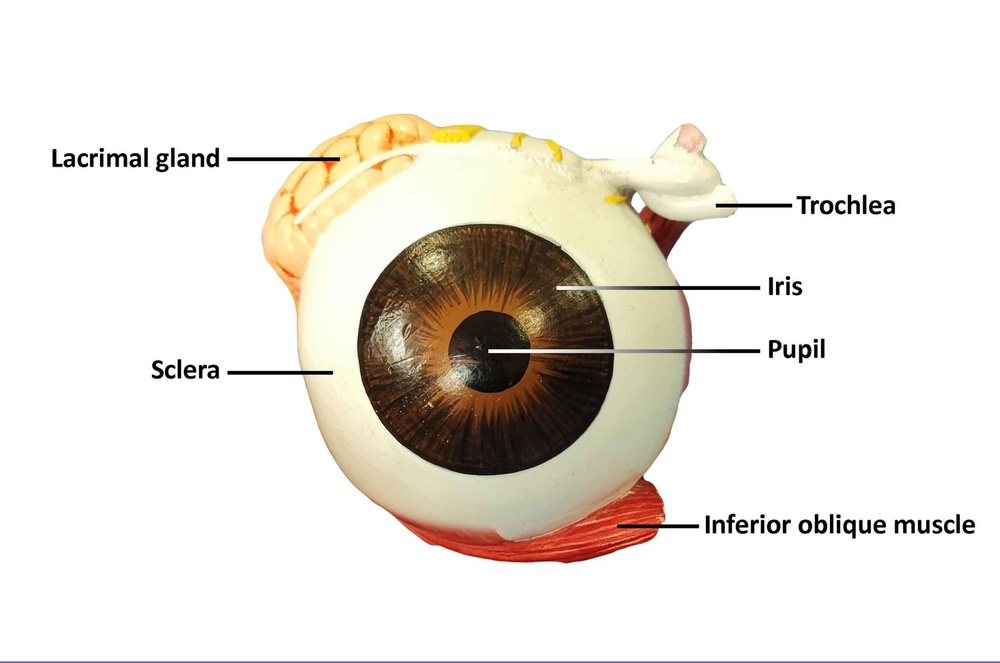
#> input picture neuro_booklet/assets/figs_a6/a_eye_front.jpg, 1000 x 663 px, shrunk from 1500 x 995 before the run, found by its file name
$ python anat6_refs.py
#> lines starting #> are read from the running program, lines starting #| are printed output that depends on the picture
# -*- coding: utf-8 -*-
"""شکل‌های منبع و کادرهای مقابله — جلسهٔ ۶ آناتومی (مولاژها و لام‌ها)."""

FA6 = "neuro_booklet/assets/figs_a6/"


def FIG(path, cap, src):
    """نسبت عرض و بیشترین ارتفاع را از خود فایل می‌خواند."""
#> called with src = 'برش از آناتومی عملی، ص ۳.'
    from PIL import Image
    w, h = Image.open(path).size
#> w = 1000; h = 663
    ratio, maxh = (0.86, 74) if w >= h else (0.62, 66)
#> ratio = 0.86; maxh = 74
    if h > w * 1.15:
        ratio, maxh = 0.52, 62
    return ("fig", path, cap, src, ratio, maxh)


SRC_FIGS = {
    2: [FIG(FA6 + "a_eye_front.jpg",
            "شکل ۱ — کرهٔ چشم از نمای جلو (مولاژ ص ۳): صلبیه، عنبیه، مردمک، غدهٔ اشکی، قرقره و مایل تحتانی",
            "برش از آناتومی عملی، ص ۳."),
        FIG(FA6 + "a_eye_muscles_front.jpg",
            "شکل ۲ — همان کره از نمای دوم (مولاژ ص ۹): قرنیه، صلبیه، عنبیه، مردمک و چهار رکتوس",
            "برش از آناتومی عملی، ص ۹.")],
    3: [FIG(FA6 + "a_orbit_lat.jpg",
            "شکل ۳ — محتویات اوربیت از نمای طرفی: چهار رکتوس، دو مایل، III، IV، VI، V1 و گانگلیون مژگانی",
            "برش از آناتومی عملی، ص ۴.")],
    4: [FIG(FA6 + "a_so_trochlea.jpg",
            "شکل ۴ — قرقره و عضلهٔ مایل فوقانی با عصب تروکلئار در گوشهٔ بالا-داخلی اوربیت",
            "برش از آناتومی عملی، ص ۵.")],
    5: [FIG(FA6 + "a_lacrimal_model.jpg",
            "شکل ۵ — دستگاه اشکی روی مولاژ: غده، تارس‌ها، کارونکل، کانال‌های اشکی و مجرای بینی‌اشکی",
            "برش از آناتومی عملی، ص ۸."),
        FIG(FA6 + "a_lacrimal_skull.jpg",
            "شکل ۶ — همان دستگاه روی مدل جمجمه: دو بخش غده، کیسهٔ اشکی، مجرای بینی‌اشکی و عصب اینفرااوربیتال",
            "برش از آناتومی عملی، ص ۱۳.")],
    6: [FIG(FA6 + "a_ophthalmic_artery.jpg",
            "شکل ۷ — عروق اوربیت از نمای بالا: شریان افتالمیک، سوپراوربیتال، اشکی و مژگانی‌های خلفی",
            "برش از آناتومی عملی، ص ۱۵."),
        FIG(FA6 + "a_orbit_vessels.jpg",
            "شکل ۸ — سیاهرگ‌های افتالمیک فوقانی و تحتانی در کنار شریان و عصب مژگانی",
            "برش از آناتومی عملی، ص ۲۱.")],
    7: [FIG(FA6 + "a_orbit_above_nerves.jpg",
            "شکل ۹ — اعصاب اوربیت از نمای بالا: V1 با سه شاخهٔ فرونتال، اشکی و نازوسیلیاری",
            "برش از آناتومی عملی، ص ۶."),
        FIG(FA6 + "a_orbit_nerves.jpg",
            "شکل ۱۰ — گانگلیون مژگانی، اعصاب مژگانی بلند و کوتاه و اعصاب اتموئیدال",
            "برش از آناتومی عملی، ص ۱۶."),
        FIG(FA6 + "a_ciliary_ganglion.jpg",
            "شکل ۱۱ — گانگلیون مژگانی روی مدل استخوانی اوربیت در کنار عصب بینایی و رکتوس طرفی",
            "برش از آناتومی عملی، ص ۲۵.")],
    8: [FIG(FA6 + "a_orbital_apex.jpg",
            "شکل ۱۲ — قلهٔ اوربیت: عصب بینایی، III، IV، VI، V1 و V2 در کنار کاروتید داخلی",
            "برش از آناتومی عملی، ص ۲۷.")],
    9: [FIG(FA6 + "a_cavernous.jpg",
            "شکل ۱۳ — کیاسم بینایی، کاروتید داخلی و اعصاب V1، V2 و V3 در ناحیهٔ سینوس کاورنوس",
            "برش از آناتومی عملی، ص ۱۸."),
        FIG(FA6 + "a_cn6_base.jpg",
            "شکل ۱۴ — عصب ابدوسنس روی سطح داخلی رکتوس طرفی در پایهٔ جمجمه، همراه V2 و V3",
            "برش از آناتومی عملی، ص ۲۰.")],
    10: [FIG(FA6 + "a_orbit_bone.jpg",
             "شکل ۱۵ — کرهٔ چشم در اوربیت استخوانی از نمای طرفی با رکتوس‌ها و مایل تحتانی",
             "برش از آناتومی عملی، ص ۲۴.")],
    11: [FIG(FA6 + "a_eye_section.jpg",
             "شکل ۱۶ — برش افقی کره: اتاقک قدامی، عدسی، زونول، جسم مژگانی، اُرا سراتا و عصب بینایی",
             "برش از آناتومی عملی، ص ۳۰.")],
    12: [FIG(FA6 + "a_retina_disc.jpg",
             "شکل ۱۷ — دیسک بینایی روی سطح داخلی کره در کنار عدسی، زونول و اُرا سراتا",
             "برش از آناتومی عملی، ص ۳۱.")],
    13: [FIG(FA6 + "a_auricle.jpg",
             "شکل ۱۸ — لالهٔ گوش روی مولاژ: هلیکس، آنتی‌هلیکس با دو پایه، حفرهٔ مثلثی، اسکافا، کونکا، تراگوس و لوبول",
             "برش از آناتومی عملی، ص ۳۴.")],
    14: [FIG(FA6 + "a_coronal_ext_mid.jpg",
             "شکل ۱۹ — برش کرونال گوش بیرونی و میانی: غضروف، چربی، مجرای گوش و پردهٔ صماخ",
             "برش از آناتومی عملی، ص ۳۵."),
         FIG(FA6 + "a_tm_lateral.jpg",
             "شکل ۲۰ — پردهٔ صماخ از نمای خارجی: دستهٔ چکشی، آمبو، مخروط نور، پارس تنزا و فلاسیدا",
             "برش از آناتومی عملی، ص ۴۴.")],
    15: [FIG(FA6 + "a_medial_wall.jpg",
             "شکل ۲۱ — جدار داخلی حفرهٔ تمپان: دماغه، پنجرهٔ گرد، کانال فاسیال، برجستگی هرمی و رکابی",
             "برش از آناتومی عملی، ص ۴۲."),
         FIG(FA6 + "a_tm_medial.jpg",
             "شکل ۲۲ — همان حفره از سمت پرده: پرده، چین‌های چکشی و مخروط نور",
             "برش از آناتومی عملی، ص ۴۳.")],
    16: [FIG(FA6 + "a_ossicles.jpg",
             "شکل ۲۳ — چکشی و سندانی با پردهٔ صماخ و تاندون تنسور تیمپانی",
             "برش از آناتومی عملی، ص ۴۵."),
         FIG(FA6 + "a_stapes.jpg",
             "شکل ۲۴ — رکابی: سر، دو بازو و قاعده (فوت‌پلیت) روی پنجرهٔ بیضی",
             "برش از آناتومی عملی، ص ۴۶.")],
    17: [FIG(FA6 + "a_sagittal_head.jpg",
             "شکل ۲۵ — برش سر با سه بخش گوش: تنسور تیمپانی، شیپور استاش و کاروتید داخلی",
             "برش از آناتومی عملی، ص ۳۹."),
         FIG(FA6 + "a_coronal_inner.jpg",
             "شکل ۲۶ — برش کرونال عمیق: گوش درونی، کاروتید داخلی، تنسور تیمپانی و شیپور استاش",
             "برش از آناتومی عملی، ص ۳۶.")],
    18: [FIG(FA6 + "a_labyrinth_cn8.jpg",
             "شکل ۲۷ — لابیرنت با زوج VIII: گانگلیون دهلیزی، اعصاب دهلیزی و حلزونی و عصب فاسیال",
             "برش از آناتومی عملی، ص ۴۰."),
         FIG(FA6 + "a_windows.jpg",
             "شکل ۲۸ — پنجرهٔ بیضی و پنجرهٔ گرد روی لابیرنت، با آمپول‌های مجاری",
             "برش از آناتومی عملی، ص ۴۹."),
         FIG(FA6 + "a_labyrinth_cn7.jpg",
             "شکل ۲۹ — لابیرنت با عصب فاسیال، اعصاب حلزونی و دهلیزی، آمپول‌ها و قاعدهٔ رکابی",
             "برش از آناتومی عملی، ص ۵۰.")],
    19: [FIG(FA6 + "a_cochlea_cut.jpg",
             "شکل ۳۰ — حلزون نصف‌شده: بخش دهلیزی، هلیکوترما و سه اسکالای دهلیزی، میانی و صماخی",
             "برش از آناتومی عملی، ص ۴۸.")],
    20: [FIG(FA6 + "b_eyeball.jpg",
             "شکل ۳۱ — لام کرهٔ چشم: قرنیه، اتاقک قدامی و خلفی، عنبیه، مردمک و عدسی",
             "برش از لام‌های حواس ویژه، ص ۲.")],
    21: [FIG(FA6 + "b_ciliary.jpg",
             "شکل ۳۲ — لام جسم مژگانی: کانال شلیم، شبکهٔ ترابکولار، عضله و زوائد مژگانی",
             "برش از لام‌های حواس ویژه، ص ۳.")],
    22: [FIG(FA6 + "b_optic_disc.jpg",
             "شکل ۳۳ — لام دیسک بینایی: عصب بینایی، شبکیه، مشیمیه و صلبیه",
             "برش از لام‌های حواس ویژه، ص ۴."),
         FIG(FA6 + "b_retina_layers.jpg",
             "شکل ۳۴ — ده لایهٔ شبکیه در لام ص ۶ با اپی‌تلیوم پیگمانته روی مشیمیه",
             "برش از لام‌های حواس ویژه، ص ۶.")],
    23: [FIG(FA6 + "b_ora_serrata.jpg",
             "شکل ۳۵ — لام اُرا سراتا در بزرگ‌نمایی: مرز شبکیهٔ نوری و اپیتلیوم مژگانی",
             "برش از لام‌های حواس ویژه، ص ۹."),
         FIG(FA6 + "b_cornea.jpg",
             "شکل ۳۶ — پنج لایهٔ قرنیه: اپیتلیوم، بومن، استروما، دسمه و اندوتلیوم",
             "برش از لام‌های حواس ویژه، ص ۷."),
         FIG(FA6 + "b_iris.jpg",
             "شکل ۳۷ — لام عنبیه با اپیتلیوم قدامی و خلفی و مردمک",
             "برش از لام‌های حواس ویژه، ص ۱۰.")],
    24: [FIG(FA6 + "b_eyelid.jpg",
             "شکل ۳۸ — لام پلک: پوست، عضله، تارس، غدد تارس، فولیکول مو و ملتحمه",
             "برش از لام‌های حواس ویژه، ص ۱۱."),
         FIG(FA6 + "b_tarsal.jpg",
             "شکل ۳۹ — بزرگ‌نمایی غدهٔ تارس با آسینی‌های سباسه‌ای و مجرای مرکزی",
             "برش از لام‌های حواس ویژه، ص ۱۲.")],
    25: [FIG(FA6 + "b_cochlea.jpg",
             "شکل ۴۰ — لام حلزون: سه اسکالا، هلیکوترما، غشای رایسنر، استریا وسکولاریس و گانگلیون مارپیچی",
             "برش از لام‌های حواس ویژه، ص ۱۳."),
         FIG(FA6 + "b_corti.jpg",
             "شکل ۴۱ — بزرگ‌نمایی اندام کورتی روی غشای قاعده‌ای و غشای تکتوریال",
             "برش از لام‌های حواس ویژه، ص ۱۴.")],
}
#> call 2 of FIG, with src = 'برش از آناتومی عملی، ص ۹.'
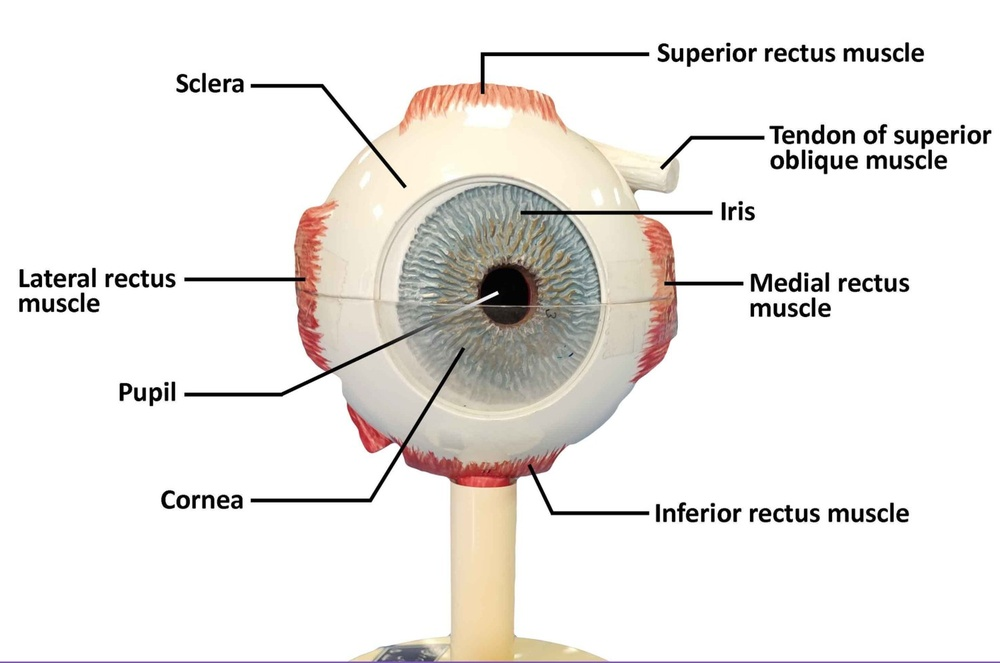
#> input picture neuro_booklet/assets/figs_a6/a_eye_muscles_front.jpg, 1000 x 663 px, shrunk from 1500 x 995 before the run, found by its file name
#> call 3 of FIG, with src = 'برش از آناتومی عملی، ص ۴.'
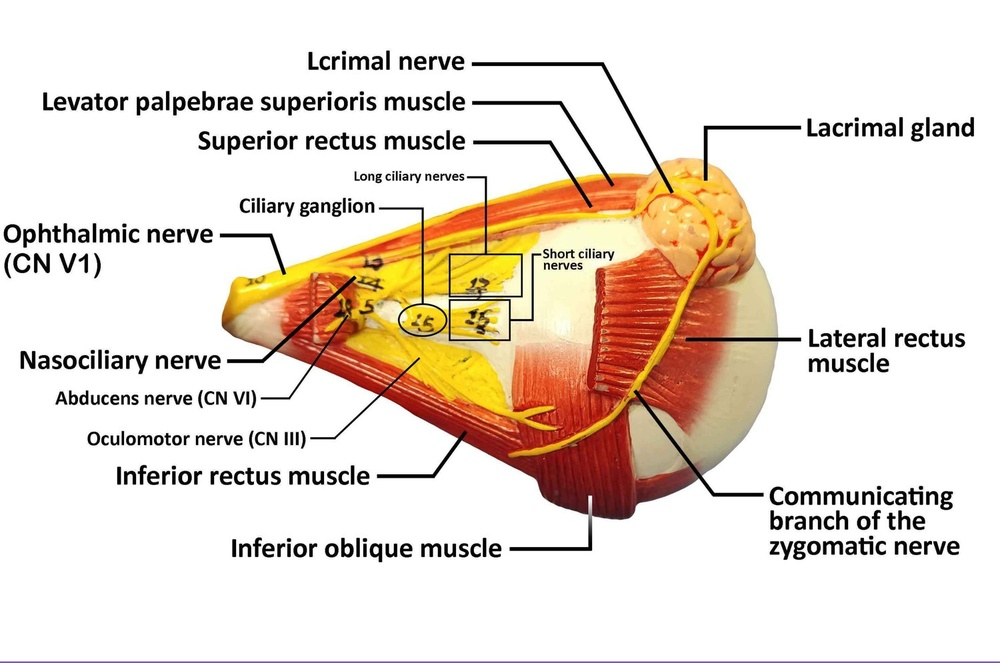
#> input picture neuro_booklet/assets/figs_a6/a_orbit_lat.jpg, 1000 x 663 px, shrunk from 1500 x 995 before the run, found by its file name
#> (the run stopped early here; a loop or call above may not have finished)
